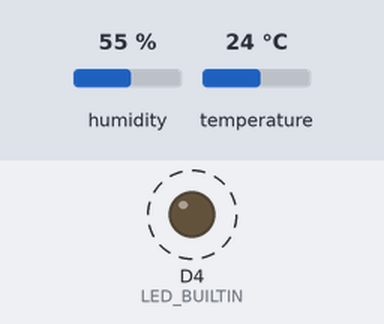
Bench run of a sketch on a simulated ESP8266 (NodeMCU). Shown: output pins drawn as LEDs (lit = HIGH, except the on-board LED, lit = LOW). Wiring (inferred from the names in the program): DHT11 sensor: data D2. Dashed ring = blinking. The test bench sets the inputs (shaded band); at power-on: humidity 55 %, temperature 24 °C. WiFi joins after 1.5 s; servers stay silent unless stated; what the sketch prints to the serial monitor is not drawn.

Above: at 2.7 s.
Timing chart, 0 to 5.0 s (numbered marks = the images above):
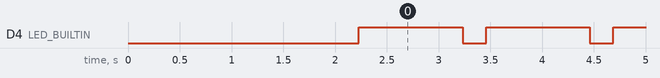

Measured:
- by itself, D4 (LED_BUILTIN): alternates HIGH for 1.0 s and LOW for 0.23 s

The sketch:

Code_Weather_Station.ino
```cpp
//Weather Station using NodeMCU ESP8266 & Thingspeak IoT Analytics.
// by Pranav Khatale
#include <dht.h> // Include DHT Header file for DHT sensor.
#define dht_apin D2 // Analog Pin sensor is connected to pin D2.

dht DHT;// Including library for DHT sensor.

#include <ESP8266WiFi.h>

String apiKey = "NTIM1RXET6YVUVWF";     //  Enter your Write API key from ThingSpeak IoT Analytics Cloud platform.

const char *ssid =  "DLinkWiFi";     // Replace with your Wi-Fi ssid.
const char *pass =  "Pass@123"; // // Replace with your Wi-Fi wpa2 key.
const char *server = "api.thingspeak.com"; //Initializing Server.
WiFiClient client;

void setup()
{
       // Program written in setup will run only once for connecting to Wi-Fi network.
       Serial.begin(115200); // Selecting the baud rate for Serial Communication.
       delay(500);
       // initialize digital pin LED_BUILTIN as an output.
       pinMode(LED_BUILTIN, OUTPUT);

       Serial.println("Connecting to ");
       Serial.println(ssid);

       WiFi.begin(ssid, pass); // Wi-Fi network searching starts.

       while (WiFi.status() != WL_CONNECTED)
           {
            delay(500);
            Serial.print(".");
           }
       Serial.println("");
       Serial.println("WiFi connected."); //Prints on serial monitor if Wi-Fi gets connected sucessfully.
}

void loop()
{
  DHT.read11(dht_apin); // Reading DHT sensor pin D2's data.

      float h = DHT.humidity; // Storing the humidity float value in variable h
      float t = DHT.temperature; // Storing the temperature float value in variable h

      if (isnan(h) || isnan(t))
         {
          Serial.println("Failed to read from DHT sensor!");
          return;
         }

       if (client.connect(server,80))   // "184.106.153.149" or api.thingspeak.com
          {
           String postStr = apiKey;
           postStr +="&field1=";
           postStr += String(t);
           postStr +="&field2=";
           postStr += String(h);
           postStr += "\r\n\r\n";

           client.print("POST /update HTTP/1.1\n");
           client.print("Host: api.thingspeak.com\n");
           client.print("Connection: close\n");
           client.print("X-THINGSPEAKAPIKEY: "+apiKey+"\n");
           client.print("Content-Type: application/x-www-form-urlencoded\n");
           client.print("Content-Length: ");
           client.print(postStr.length());
           client.print("\n\n");
           client.print(postStr);

           // Printing DHT Sensor's Humidity & Temperature on Serial Monitor.
           Serial.print("Temperature: ");
           Serial.print(t);
           Serial.print(" °C, Humidity: ");
           Serial.print(h);
           Serial.println("% ||| Data sent to Thingspeak IoT Analytics Cloud platform.");
          }
          client.stop();
          Serial.println("Waiting..."); // Waiting for new data to be sensed by DHT Sensor.

  // thingspeak needs minimum 15 sec delay between on Cloud console updates for free subscription.
  digitalWrite(LED_BUILTIN, HIGH);
  delay(1000);
  digitalWrite(LED_BUILTIN, LOW);
}
```

dht.h
```cpp
//
//    FILE: dht.h
// VERSION: 0.1.00
// PURPOSE: DHT Temperature & Humidity Sensor library for Arduino
//
//     URL: http://arduino.cc/playground/Main/DHTLib
//
// HISTORY:
// see dht.cpp file
//

#ifndef dht_h
#define dht_h

#if ARDUINO >= 100
 #include "Arduino.h"
#else
 #include "WProgram.h"
#endif

#define DHT_LIB_VERSION "0.1.00"

class dht
{
public:
	int read11(uint8_t pin);
    int read22(uint8_t pin);
	double humidity;
	double temperature;

private:
	uint8_t bits[5];  // buffer to receive data
	int read(uint8_t pin);
};
#endif
//
// END OF FILE
//
```
